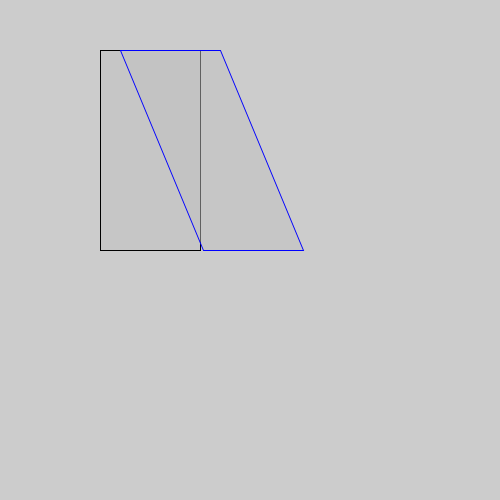
Frame 1 (no input)
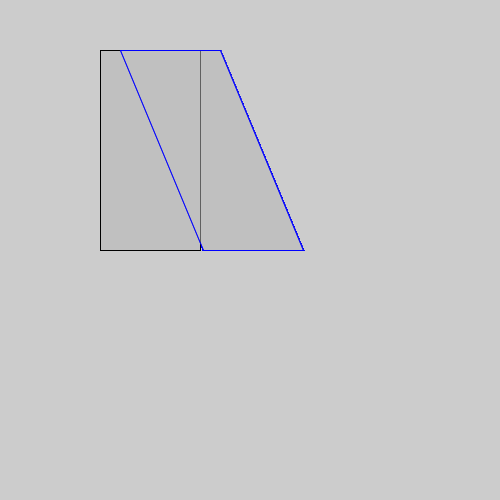
Frame 60 (the mouse pressed at the canvas centre just before this capture)
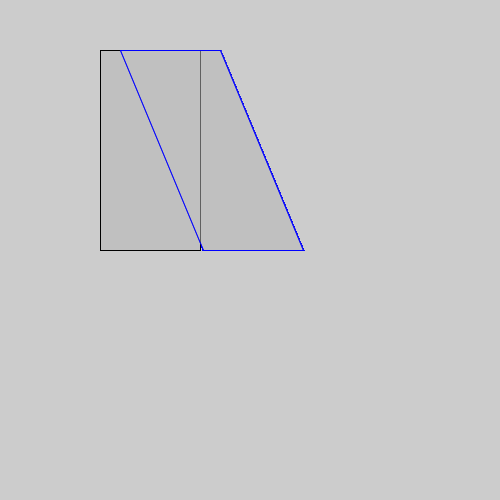
Frame 120 (the mouse held since frame 60 and released just before this capture)

The Processing sketch that drew these frames (run headless with seeded random() and noise(); from frame 60 on, the mouse is pressed at the canvas centre):

// Processing sketch: Shear
// ── Shear.pde
void setup() {
  size(500, 500);
}

void draw() {
  fill(192, 128);
  stroke(#000000);
  rect(100, 50, 100, 200);
     
  shearX(PI / 8);
  
  fill(192, 128);
  stroke(#0000FF);
  rect(100, 50, 100, 200);
}
